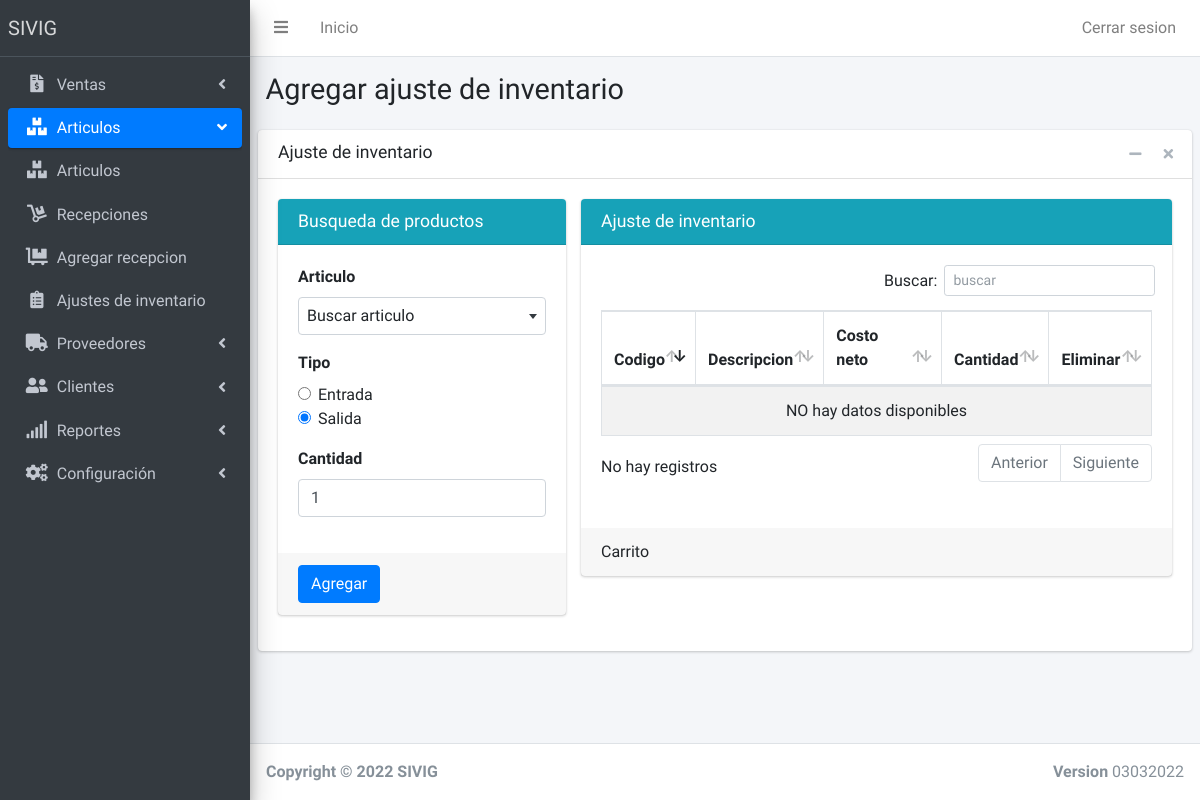
Page /AgregarAjuste.php (signed in) on the earlier database version.
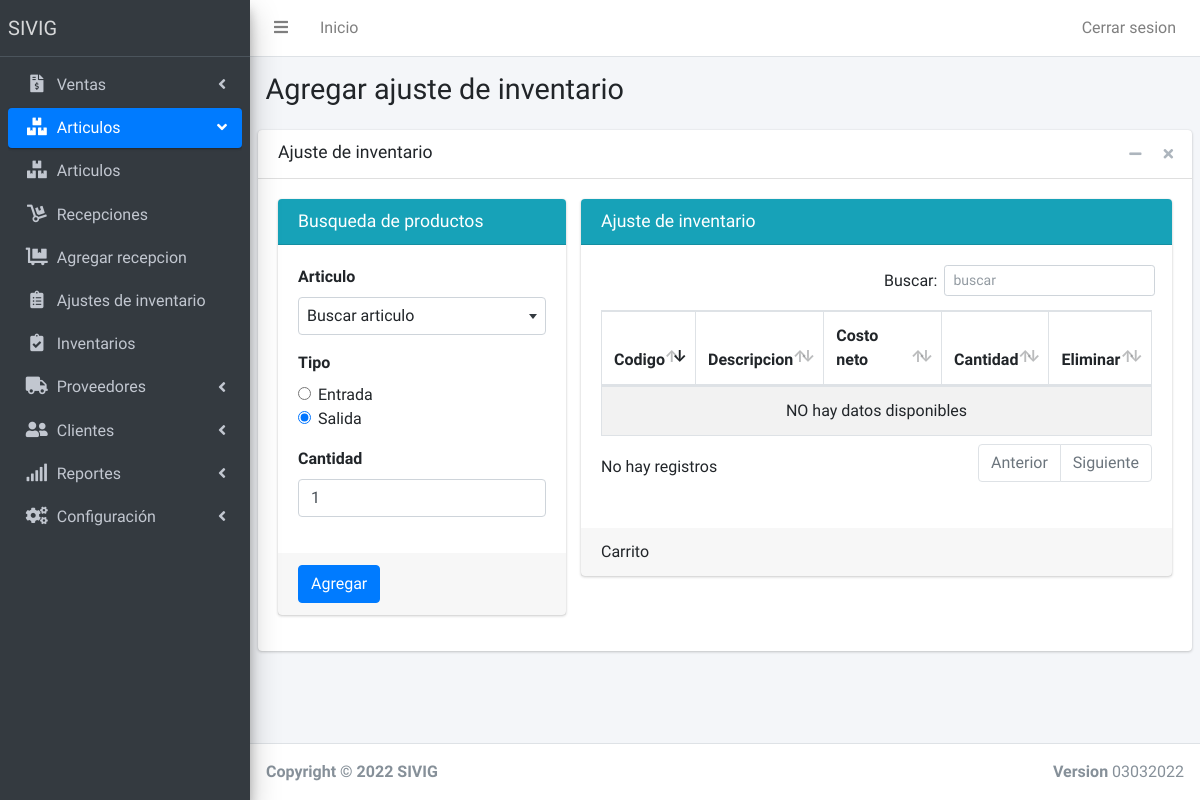
Same page on the later database version.
### tables this page shows
CREATE TABLE `grupospaginas` (
  `idgrupo` int(11) NOT NULL AUTO_INCREMENT,
  `nombregrupo` varchar(120) NOT NULL,
  `imagengrupo` varchar(120) NOT NULL,
  `posicion` int(11) NOT NULL,
  PRIMARY KEY (`idgrupo`)
);

CREATE TABLE `permisos` (
  `IdPermiso` int(11) NOT NULL AUTO_INCREMENT,
  `IdUsuario` int(11) NOT NULL,
  `Idpagina` int(11) NOT NULL,
  `Permiso` int(11) NOT NULL,
  PRIMARY KEY (`IdPermiso`)
);

CREATE TABLE `paginas` (
  `IdPagina` int(11) NOT NULL AUTO_INCREMENT,
  `NombrePagina` varchar(120) NOT NULL,
  `Enlacepagina` varchar(120) NOT NULL,
  `Imagen` varchar(60) NOT NULL,
  `grupopagina` int(11) NOT NULL,
  PRIMARY KEY (`IdPagina`)
);

### Model/dbConection.php (called while the page is built)
<?php
class DB
{
	private $host;
	private $db;
	private $user;
	private $password;
	private $amb = 'DEV';
	public function __construct()
	{
		if ($this->amb == 'DEV') {
			$this->host = 'localhost';
			$this->db = 'sivig';
			$this->user = 'root';
			$this->password = '';
		} else {
			$this->host = 'localhost';
			$this->db = 'orhanoik_SIVIG';
			$this->user = 'orhanoik_sivig';
			$this->password = 'sivig2021-';
		}
	}
	public function connect()
	{
		try {
			$connection = "mysql:host=" . $this->host . ";dbname=" . $this->db;
			$options = [
				PDO::ATTR_ERRMODE => PDO::ERRMODE_EXCEPTION,
				PDO::ATTR_EMULATE_PREPARES => false,
				PDO::MYSQL_ATTR_INIT_COMMAND => "SET NAMES utf8",
			];
			$pdo = new PDO($connection, $this->user, $this->password, $options);
			return $pdo;
		} catch (PDOException $e) {
			print_r('Error conenection: ' . $e->getMessage());
		}
	}
}

### Controller/MenuController.php (called while the page is built, shortened)
<?php
include 'Model/dbConection.php';
class Menu extends DB{
        public function Getpaginas($idusuario, $idgrupo){
        $query = $this->connect()->prepare('SELECT * FROM paginas INNER JOIN permisos on permisos.Idpagina = paginas.IdPagina WHERE permisos.IdUsuario = :idusuario AND permisos.Permiso = 1 AND paginas.grupopagina = :idgrupo');
        $query->execute(['idusuario' => $idusuario, 'idgrupo' => $idgrupo]);
        $menusa = array();
        foreach ($query as $Menua) {
            $m = new Menus();
            $m->NombrePagina = $Menua[1];
            $m->EnlacePagina = $Menua[2];
            $m->IdPagina = $Menua[0];
            $m->ImagenPagina = $Menua['Imagen'];
            $m->GrupoPagina = $Menua[4];
            array_push($menusa, $m);
        }
        return $menusa;
       }
        public function GetGrupoPagina($idpagina){
            $query = $this->connect()->prepare('SELECT grupopagina FROM paginas WHERE Idpagina = :idpagina');
            $query->execute(['idpagina' => $idpagina]);
            foreach ($query as $a) {
                $idgrupo = $a[0];
            }
        return $idgrupo;
    }
        public function GetGrupos(){
            $query = $this->connect()->prepare('SELECT * FROM grupospaginas ORDER BY posicion ASC');
            $query->execute();
            $grupos = array();
            foreach ($query as $g) {
                array_push($grupos, $g);
            }
            return $grupos;
           }
}
?>

### AgregarAjuste.php (the view, shortened to what the changed rows need)
<?php
$idpagina = 9;
include 'Includes/partials/header.php';
include 'Includes/partials/menu.php';
?>
<div class="content-wrapper">
    <section class="content-header">
        <div class="container-fluid">
            <div class="row mb-2">
                <div class="col-sm-6">
                    <h1>Agregar ajuste de inventario</h1>
                </div>
            </div>
        </div>
    </section>
    <section class="content">
        <div class="card">
            <div class="card-body">
                <div class="row">
                    <div class="col-md-8">
                        <div class="card card-info">
                            <div class="card-body">
                                <table id="tabla2" class="table table-bordered table-striped">
                                    <thead>
                                        <tr>
                                            <th>Codigo</th>
                                            <th>Descripcion</th>
                                            <th style="width: 100px">Costo neto</th>
                                            <th style="width: 60px">Cantidad</th>
                                            <th style="width: 60px">Eliminar</th>
                                        </tr>
                                    </thead>
                                </table>
                            </div>
                        </div>
                    </div>
    </section>
</div>
<?php
include 'Includes/partials/footer.php';
?>

### Includes/partials/menu.php (shortened to what the changed rows need)
<div class="wrapper">
    <aside class="main-sidebar sidebar-dark-primary elevation-4">
      <div class="sidebar">
        <nav class="mt-2">
          <ul class="nav nav-pills nav-sidebar flex-column" data-widget="treeview" role="menu" data-accordion="false">
                 <li class="nav-item has-treeview">
                <?php
        require './Controller/MenuController.php';
        $menu = new Menu();
        $activo = "";
        $activog = "";
        $open = "";
        $grupos = $menu->GetGrupos();
        if ($idpagina == 0) {
          $idgrupoactivo = 0;
        }else{
          $idgrupoactivo = $menu->GetGrupoPagina($idpagina);
        }
        foreach ($grupos as $g) {
          if($idgrupoactivo === $g['idgrupo']){
            $activog = "active";
            $open = "menu-open";
          }else{
            $activog = "";
            $open = "";
          }
          echo '
          <li class="nav-item has-treeview '.$open.'">
          <a href="#" class="nav-link '.$activog.'">
            <i class="nav-icon '. $g['imagengrupo'] .'"></i>
            <p>
              '. $g['nombregrupo'].'
              <i class="right fas fa-angle-left"></i>
            </p>
          </a>
          <ul class="nav nav-treeview">';
          $datos = $menu->Getpaginas($_SESSION['id'], $g['idgrupo']);
          foreach ($datos as $n) {
            if($idpagina === $n->IdPagina){
              $activo = "active";
            }else{
              $activo = "";
            }
            echo '
            <li class="nav-item">
            <a href="'. $n->EnlacePagina.'" class="nav-link '. $activo.'">
              <i class="nav-icon '. $n->ImagenPagina.'"></i>
              <p>
              '. $n->NombrePagina.'
              </p>
            </a>
          </li>
          ';
      }
      echo '
          </ul>
         ';
      echo '
      </li>
     ';
        }
        ?>
                </ul>
        </nav>
      </div>
    </aside>

Differences in the rows shown:
added permisos: Idpagina.NombrePagina "Inventarios", shown under grupospaginas "Articulos"
